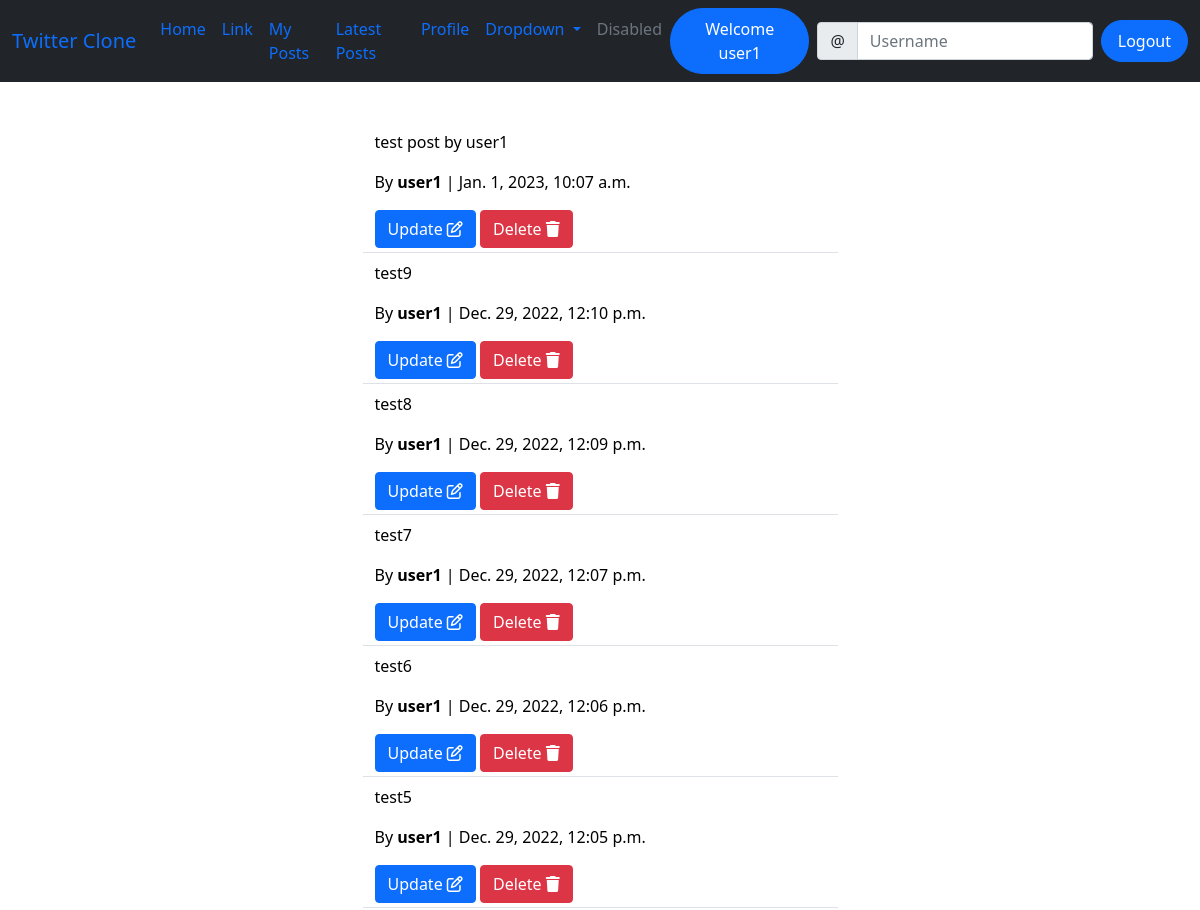
The app's page /my-posts/ (signed in, upper part), older data.
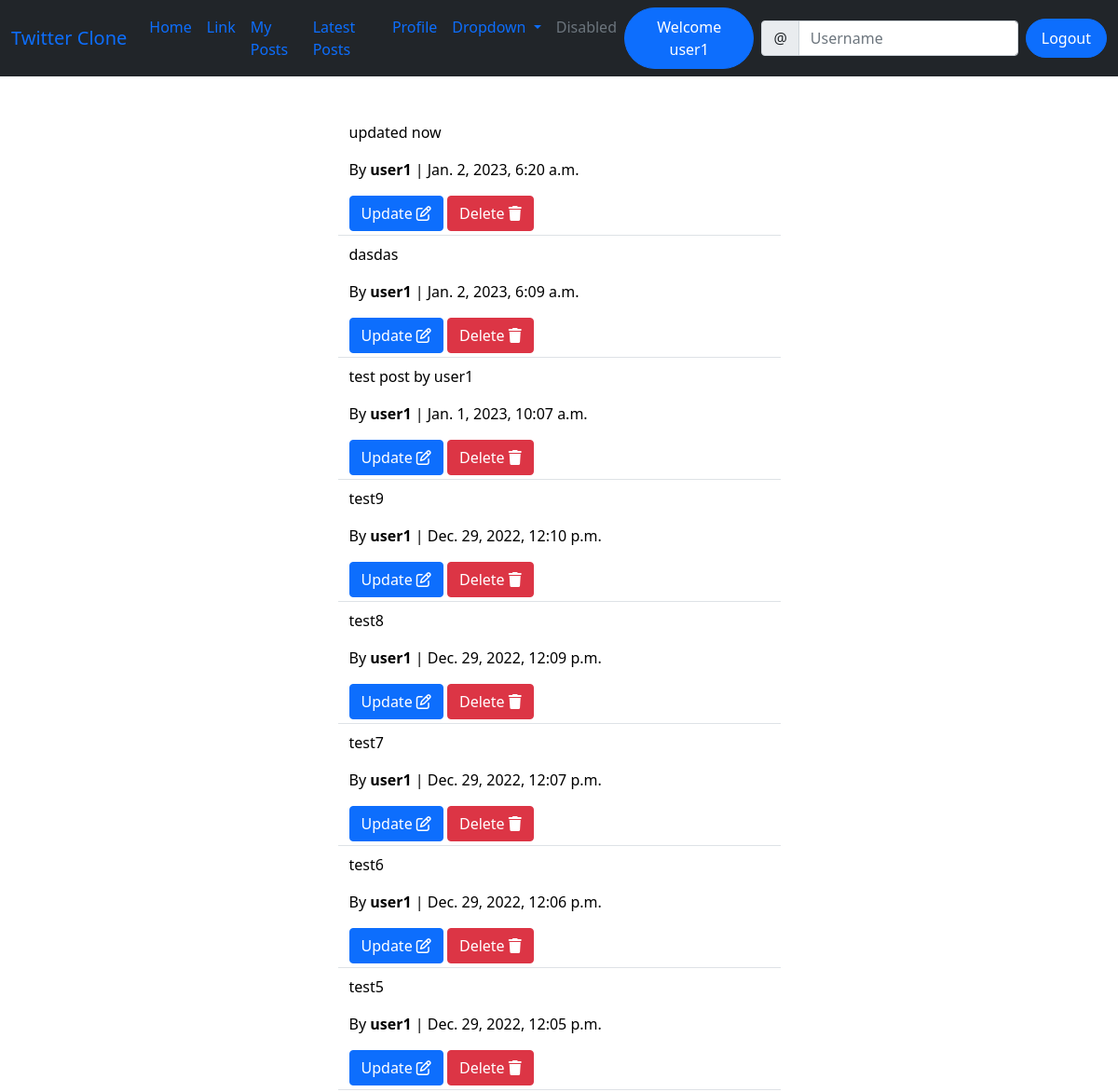
The same page, newer data.
### social/models.py (models this page shows)
class Post(models.Model):
    body = models.TextField()
    created_on = models.DateTimeField(default=timezone.now)
    author = models.ForeignKey(User, on_delete=models.CASCADE)
    @staticmethod
    def get_post_data(filter_type, filter_by=None):
        if filter_type == "filter":
            return Post.objects.filter(author=filter_by).order_by('-created_on') #ordered by latest date
        elif filter_type == "get":
            return Post.objects.get(id=filter_by)
        elif filter_type == "all":
            return Post.objects.all().order_by('-created_on')
        else:
            raise Exception("not valid input")

### social/views.py (the view)
# urls.py: path('my-posts/', my_posts, name='my-post-list'),
@login_required(login_url='index')
def my_posts(request):
    try:
        posts = Post.get_post_data("filter", request.user)
    except:
        posts = None
        return render(request, "social/error_page.html")
    context = {
        'post_list': posts,
    }
    return render(request, 'social/my_post_list.html', context)

### templates/social/my_post_list.html
{% extends 'base.html' %}
{% load crispy_forms_tags %}
{% block content %}
<div class="container">
    {% for post in post_list %}
    <div class="row justify-content-center mt-2">
        <div class="col-md-5 col-sm-12 border-bottom">
            <a href="{% url 'post-detail' post.id %}" style="color: black; text-decoration: none;">
                <p>{{ post.body }}</p>
                <p class="mt-3">By <strong>{{ post.author }}</strong> | {{ post.created_on }}</p>
            </a>
            {% if request.user == post.author %}
                <a href="{% url 'post-edit' post.id %}" class="btn btn-primary mb-1">Update <i class="fa fa-edit"></i></a>
                <a href="{% url 'post-delete' post.id %}" class="btn btn-danger mb-1">Delete <i class="fas fa-trash"></i></a>
            {% endif %}
        </div>
    </div>
    {% endfor %}
</div>
{% endblock content %}

Row changes from the older to the newer data that the page shows:
added Post: body "updated now", author "user1", created_on "Jan. 2, 2023, 6:20 a.m.", shows "Update"
added Post: body "dasdas", author "user1", created_on "Jan. 2, 2023, 6:09 a.m.", shows "Update"
